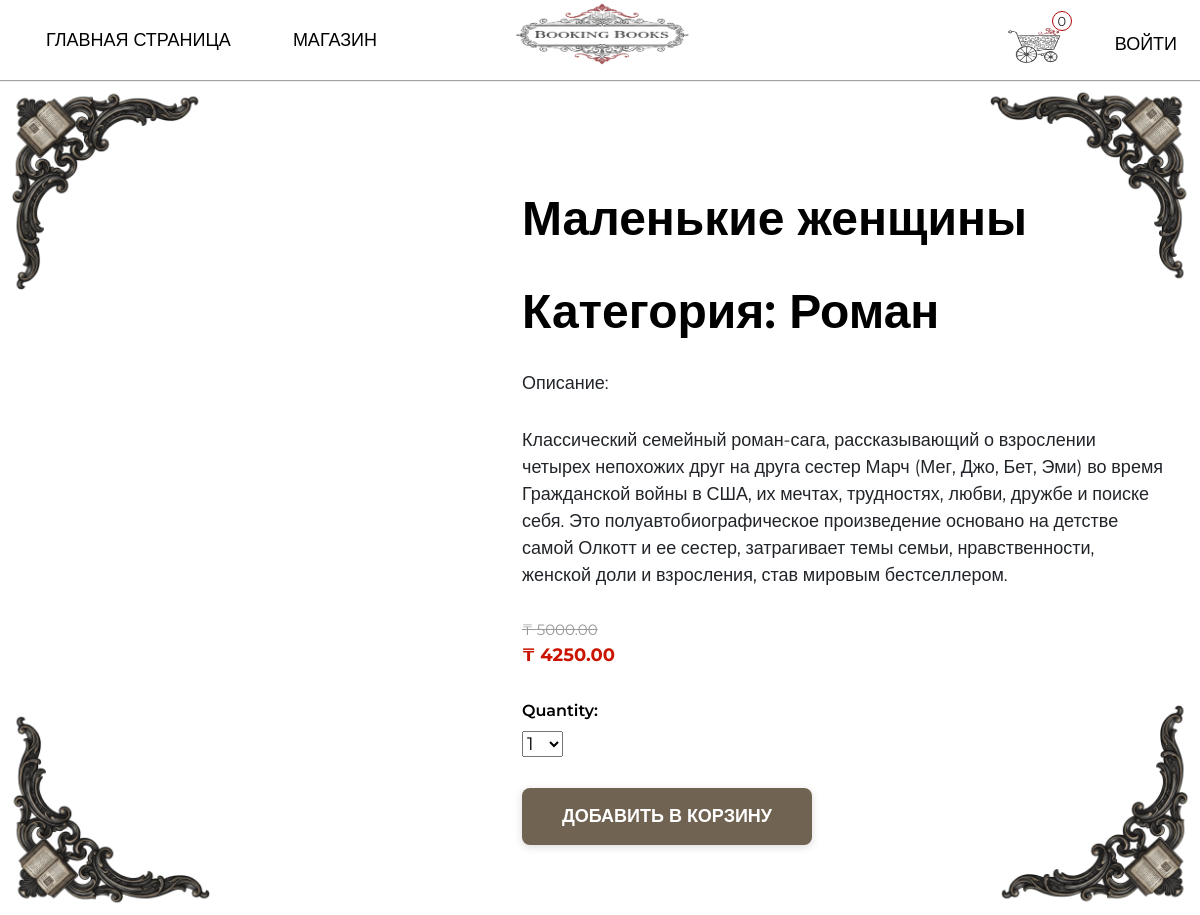
/shop/malenkie-zhenshiny/, run on the app's committed database.
### main/models.py (models this page shows, shortened)
class Product(models.Model):
    category = models.ForeignKey(Category,
                                 related_name='products',
                                 on_delete=models.CASCADE)
    name = models.CharField(max_length=50)
    slug = models.SlugField(max_length=50)
    image = models.ImageField(upload_to='products/%y/%m/%d',
                              blank=True)
    description = models.TextField(blank=True)
    price = models.DecimalField(max_digits=10,
                                decimal_places=2)
    available = models.BooleanField(default=True)
    created = models.DateTimeField(auto_now_add=True)
    updated = models.DateTimeField(auto_now=True)
    discount = models.DecimalField(default=0.00,
                                   max_digits=4,
                                   decimal_places=2)
    class Meta:
        ordering = ['name']
        indexes = [
            models.Index(fields=['id', 'slug']),
            models.Index(fields=['name']),
            models.Index(fields=['-created']),
        ]
    def sell_price(self):
        if self.discount:
            return round(self.price - self.price * self.discount/100, 2)
        return self.price

class Category(models.Model):
    name = models.CharField(max_length=40,
                            unique=True)
    slug = models.SlugField(max_length=20,
                            unique=True)
    class Meta:
        ordering = ['name']
        indexes = [models.Index(fields=['name'])]
        verbose_name = 'category'
        verbose_name_plural = 'categories'
    def __str__(self):
        return self.name

### main/views.py (the view)
# urls.py: path('shop/<slug:slug>/', views.product_detail,
def product_detail(request, slug):
    product = get_object_or_404(Product,
                                slug=slug,
                                available=True)
    cart_product_form = CartAddProductForm
    return render(request, 'main/product/detail.html',
                  {'product': product,
                  'cart_product_form': cart_product_form})

### cart/cart.py (called while the page is built)
    def __len__(self):
        return sum(item['quantity'] for item in self.cart.values())

### cart/context_processors.py (called while the page is built)
def cart(request):
    return {'cart': Cart(request)}

### main/templates/main/product/detail.html (shortened to what this page needs)
{% extends 'main/base.html' %}
{% load static %}
{% block content %}
    <div class="detail-product">
        <div class="detail-img">
        </div>
        <div class="detail-description">
                <h2>{{product.name}}</h2>
                <br>
                <h2>Категория: {{product.category}}</h2>
                <p>Описание: {{product.description|linebreaks}}</p>
                {% if product.discount %}
                    <div class="card-discount">
                        <p class="line">₸ {{product.price}}</p>
                        <p>₸ {{product.sell_price}}</p>
                    </div>
                {% else %}
                    <p class="price">₸ {{product.price}}</p>
                {% endif %}
                <form action="{% url 'cart:cart_add' product.id %}" class="qform" method="post">
                    <div class="cart-form">
                        {{cart_product_form}}
                    </div>
                    <input type="submit" class="add-to-cart-btn" value="Добавить в корзину">
                </form>
            </div>
    </div>
{% endblock content %}

### main/static/css/base.css (style rules this page uses)
:root { --box-shadow: 0px 1px 1px rgba(0, 0, 0, 0.363); }
body { font-family: "Montserrat", sans-serif; font-size: 18px; padding: 0; margin: 0; overflow-x: hidden; background: #fff; }
h2 { font-size: 48px; font-weight: 600; color: #000; }
.card-discount { margin-top: 30px; margin-bottom: 30px; }
.card-discount .line { text-decoration: line-through; color: #999; font-size: 15px; margin: 0; }
.card-discount p:last-child { font-size: 18px; font-weight: 700; color: #ca1400; margin: 0; }
.detail-product { display: flex; max-width: 1200px; margin: 50px auto; padding: 20px; gap: 50px; align-items: flex-start; }
.detail-img { flex: 0 0 400px; }
.detail-description { margin-top: 40px; margin-left: 40px; }
.detail-description p { margin-top: 30px; max-width: 7000px; }
.add-to-cart-btn { display: inline-block; background-color: #706351; color: white; padding: 15px 40px; border: none; border-radius: 8px; font-size: 18px; font-weight: 600; text-transform: uppercase; cursor: pointer; transition: all 0.3s ease; box-shadow: 0 2px 8px rgba(0, 0, 0, 0.15); margin-top: 20px; }
.cart-form { margin-top: 20px; margin-bottom: 10px; }
.cart-form label { display: block; margin-bottom: 8px; font-weight: 600; font-size: 16px; color: #000; }

### data on the page
Product: name "Маленькие женщины", category "Роман", description "Классический семейный роман-сага, рассказывающий о взрослении четырех непохожих друг на друга сестер Марч (Мег, Джо, Бет, Эми) во время Гражданской войны в США, их мечтах, трудностях, любви, дружбе и поиске себя. Это полуавтобиографическое произведение основано на детстве самой Олкотт и ее сестер, затрагивает темы семьи, нравственности, женской доли и взросления, став мировым бестселлером.", price "5000.00", sell_price "4250.00"
